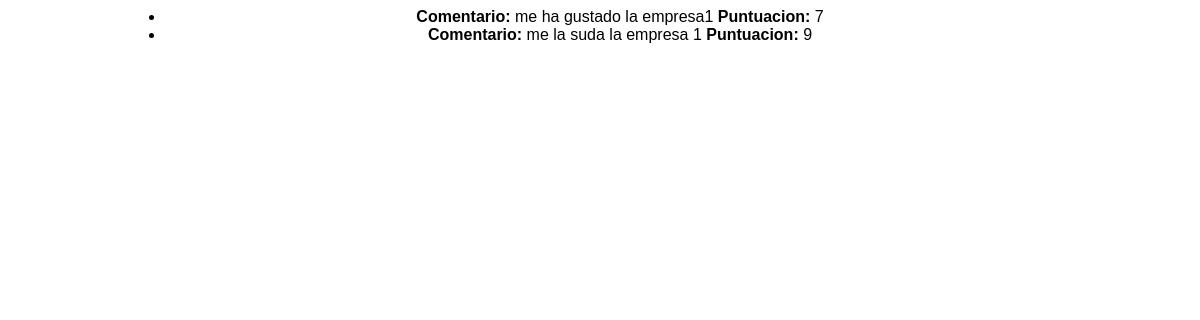
Screenshot of /empresas/1/valoraciones/ with the database file from the repository.
### empresas/models.py (models this page shows, shortened)
class Valoracion(models.Model):
	empresa = models.ForeignKey (Empresas)
	comentario = models.CharField (max_length=200)
	puntuacion = models.IntegerField (default=0)

### empresas/views.py (the view)
# urls.py: url(r'^(?P<empresa_id>\d+)/valoraciones/$', views.valoraciones, name='valoraciones'),
def valoraciones (request, empresa_id):
	"""Vista de las valoraciones asociadas a una empresa.

		Lista todas las valoraciones que ha recibido una empresa
		Muestra Correo - Puntuacion
		:Parameters:
             - `request`: Solicitud.
             - `empresa_id`: Clace primaria de la empresa que va a ser procesada.
	"""
	todos_valoraciones=Valoracion.objects.all().filter(empresa=empresa_id)
	context2 = {'todos_valoraciones':todos_valoraciones}
	return render(request, 'empresas/valoraciones.html', context2)

### empresas/templates/empresas/valoraciones.html (shortened to what this page needs)
{% load staticfiles %}
<html>
<head>
	<link rel="stylesheet" href="{% static 'css/empresas.css' %}">
</head>
<div id="Cuerpo" align="center">
	{% if todos_valoraciones %}
		<ul>
		{% for valoracion in todos_valoraciones %}
			<li><strong> Comentario: </strong>{{ valoracion.comentario }}<strong> Puntuacion: </strong>{{ valoracion.puntuacion }}</li>
		{% endfor %}
		</ul>
	{% else %}
	    <p>No hay comentario.</p>
	{% endif %}
</div>
</html>

### empresas/static/css/empresas.css (style rules this page uses)
#Cuerpo { width: 950px; margin: auto; }

### rows the page displays
Valoracion: comentario "me ha gustado la empresa1", puntuacion "7"
Valoracion: comentario "me la suda la empresa 1", puntuacion "9"
